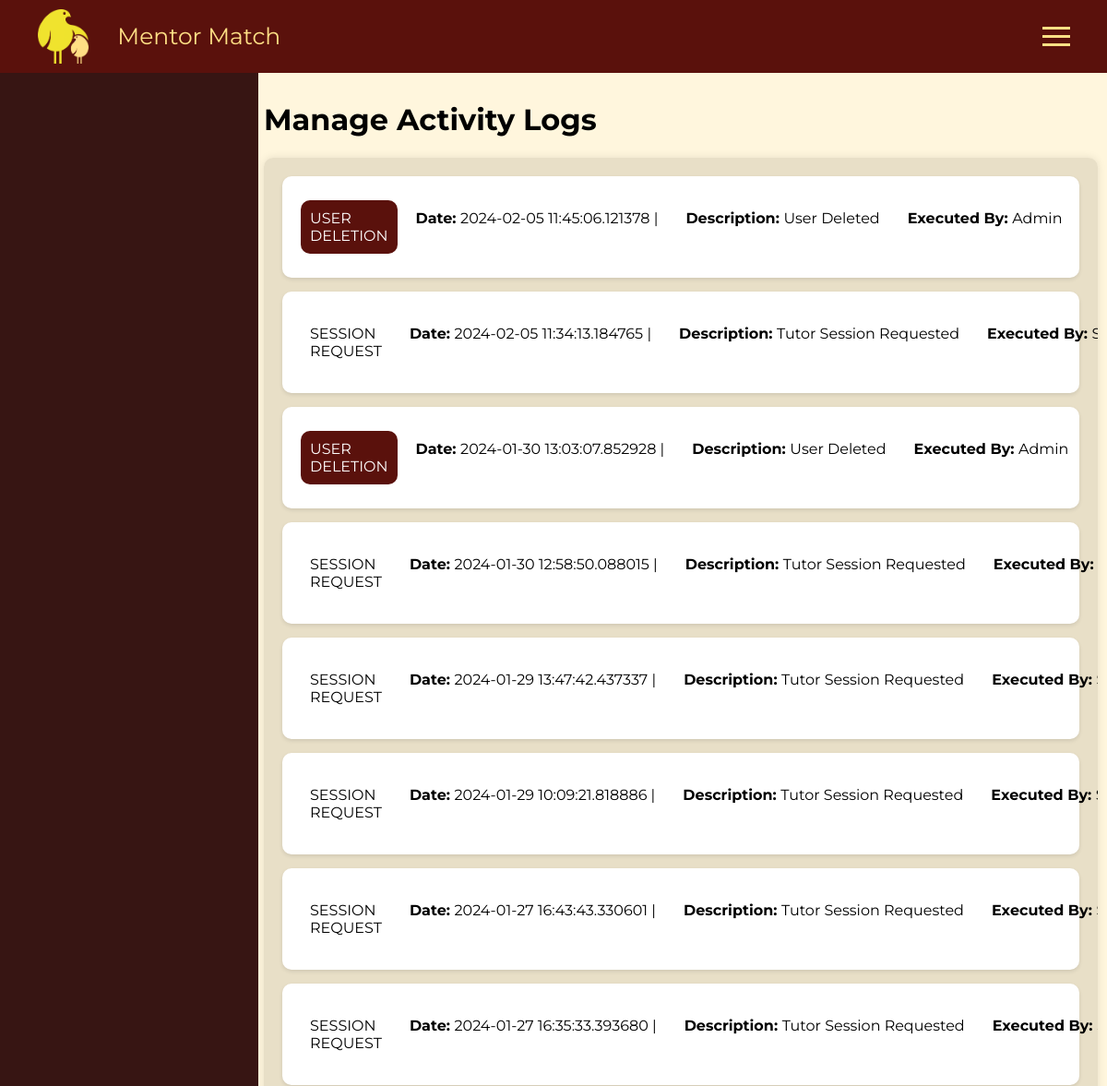
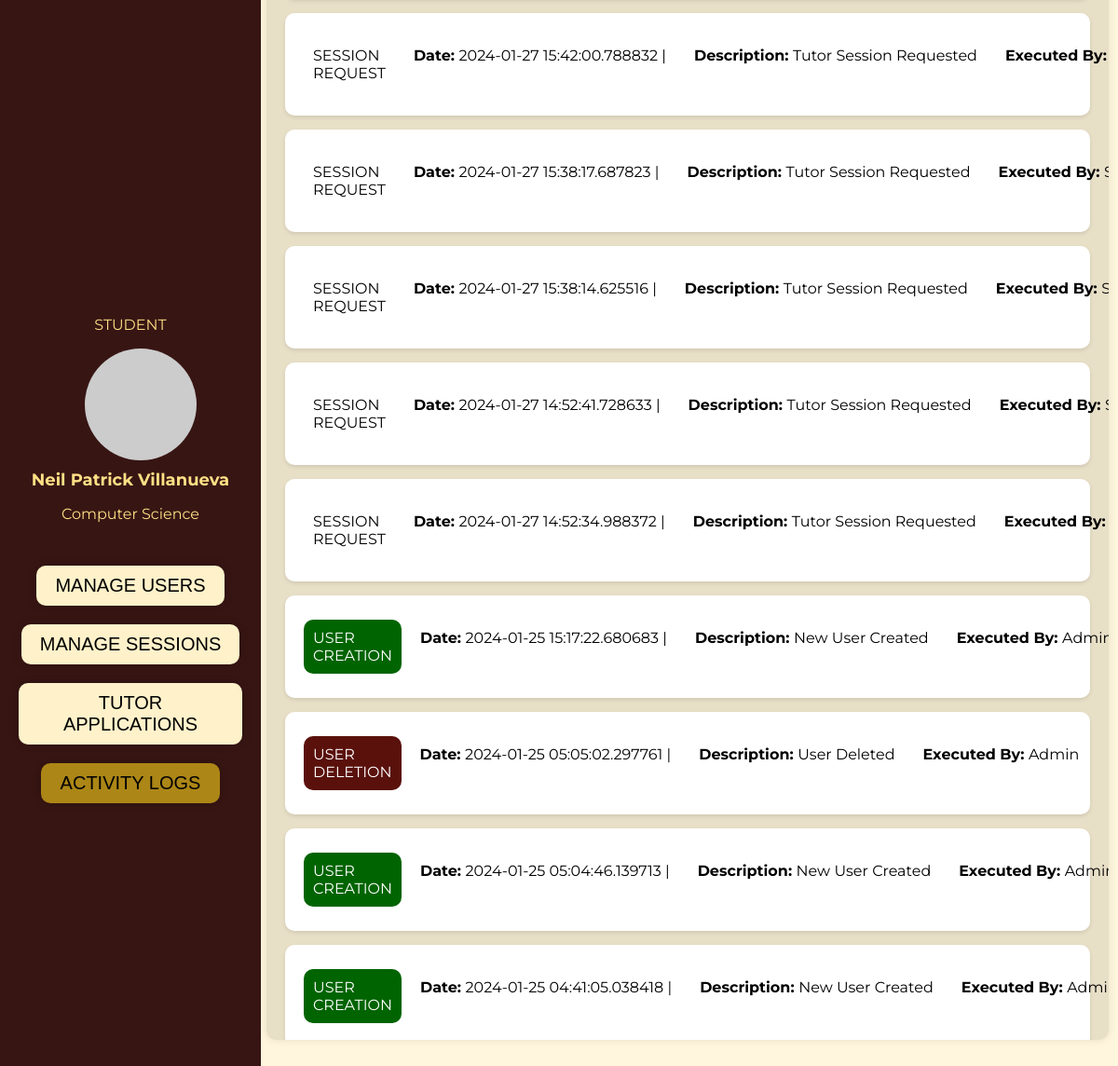
The app's page /admin/manage/logs (signed in) with its own data (2 pictures, top to bottom).
### app/models/users.py (models this page shows, shortened)
class Users(UserMixin, db.Model):
    __tablename__ = "USERS"
    id = db.Column(db.Integer, primary_key=True)
    login_name = db.Column(db.String(50), unique=True, nullable=False)
    first_name = db.Column(db.String(100), unique=False, nullable=False)
    last_name = db.Column(db.String(100), unique=False, nullable=False)
    university_number = db.Column(db.String(20), unique=True, nullable=False)
    university_email = db.Column(db.String(225), unique=True, nullable=False)
    program = db.Column(db.String(100), nullable=True)
    password = db.Column(db.String(200), nullable=False)
    account_status = db.Column(db.Integer)
    tags = db.Column(db.String(200), nullable=True)

### app/models/activity_logs.py (models this page shows)
class ActivityLog(db.Model):
    __tablename__ = "ACTIVITY_LOGS"
    id = db.Column(db.Integer, primary_key=True)
    user_id = db.Column(db.Integer, db.ForeignKey('USERS.id'))  # Use 'users.id' since 'users' is the tablename of Users model
    user = db.relationship('Users', backref='activity_logs')
    timestamp = db.Column(db.DateTime, default=datetime.utcnow)
    activity_type = db.Column(db.String(100))
    description = db.Column(db.String(500))

### app/routes/admin/admin_redirects.py (the view)
@admin_redirects_route.route("/admin/manage/logs", methods=['POST', 'GET'])
@login_required
def manage_activity_logs():
    logs = db.session.query(activity_logs.ActivityLog, users.Users) \
    .join(users.Users, activity_logs.ActivityLog.user_id == users.Users.id) \
    .order_by(activity_logs.ActivityLog.timestamp.desc()) \
    .all()
    return render_template("admin_home.html", activity_logs= logs, show_manage_users=False, show_manage_logs=True, show_session_requests=False, show_tutor_applications=False)

### app/templates/admin_home.html (shortened to what this page needs)
{% extends 'base.html' %}
{% block main %}
<div class="dashboard-container">
    <div class="admin-info">
        <p>{{account_type[current_user.account_status]}}</p>
        <div class="user-circle"></div>
        <div class="user-info">
            <h3>{{current_user.first_name + " " + current_user.last_name}}</h3>
            <p>{{current_user.program}}</p>
        </div>
    </div>
    <button class="dashboard-button" id="manageUsersBtn"
        style="background-color: {% if show_manage_users %} #AC8616 {% endif %};">MANAGE USERS</button>
    <button class="dashboard-button" id="manageSessionsBtn" style="background-color: {% if show_session_requests %} #AC8616 {% endif %};">MANAGE SESSIONS</button>
    <button class="dashboard-button" id="tutorApplicationBtn" style="background-color: {% if show_tutor_applications %} #AC8616 {% endif %};">TUTOR APPLICATIONS</button>
    <button class="dashboard-button" id="activityLogsBtn"
        style="background-color: {% if show_manage_logs %} #AC8616 {% endif %};">ACTIVITY LOGS</button>
</div>
<div class="content">
    <div id="manage-block" style="display: {% if show_manage_logs %}block{% else %}none{% endif %};">
        <h1>Manage Activity Logs</h1>
        <div class="manage-block-container" id="manageUsersContent" style="display: block;">
            {% if activity_logs %}
            {% for log, user in activity_logs %}
            <div class="manage-block-user-box">
                <div class="manage-block-user-info">
                    <p
                        class=" {% if log.activity_type == 'USER CREATION' %} user-creation-label {% elif log.activity_type == 'USER DELETION' %} user-deletion-label {% endif %}">
                        {{ log.activity_type }}</p>
                    <p class="user-name"><strong>Date: </strong> {{ log.timestamp }} |</p>
                    <p class="user-name"><strong>Description: </strong>{{ log.description }}</p>
                    <p class="user-name"><strong>Executed By: </strong>{% if user.account_status == 1 %} Admin {% elif
                        user.account_status == 2 %} Tutor {% else %} Student {% endif %}</p>
                </div>
            </div>
            {% endfor %}
            {% else %}
            <h1>No logs found.</h1>
            {% endif %}
        </div>
    </div>
</div>
{% endblock %}

### app/templates/base.html (style rules this page uses)
body { font-family: Montserrat; margin: 0; padding: 0; }

### app/templates/admin_home.html (style rules this page uses)
body, html { margin: 0; padding: 0; box-sizing: border-box; background-color: #FFF6DD; }
.dashboard-container { background-color: #371513; height: 100%; position: fixed; width: 20%; display: flex; flex-direction: column; align-items: center; justify-content: center; padding: 20px; top: 1; }
.admin-info { color: #FFE085; display: flex; flex-direction: column; align-items: center; margin-bottom: 20px; margin-top: -50%; }
.user-circle { width: 120px; height: 120px; background-color: #ccc; border-radius: 50%; margin-bottom: 10px; display: flex; justify-content: center; align-items: center; margin-left: 10%; }
.user-info { text-align: center; }
.user-info h3 { margin: 0; font-size: 18px; }
.dashboard-button { font-size: 20px; background-color: #FFF2CA; color: #000000; border: none; padding: 10px 20px; margin: 10px 0; cursor: pointer; text-align: center; min-width: 80%; max-width: 100%; border-radius: 10px; box-shadow: 0 0 10px rgba(0, 0, 0, 0.2); }
.content { margin-left: 23%; padding: 10px; }
.manage-block-container { max-width: 100%; min-height: 60vh; max-height: 60vh; margin: 0 auto; padding: 20px; background-color: #E8DFC7; box-shadow: 0 0 10px rgba(0, 0, 0, 0.1); border-radius: 10px; overflow-y: auto; }
.manage-block-user-box { background-color: #fff; padding: 10px; margin-bottom: 15px; box-shadow: 0 2px 4px rgba(0, 0, 0, 0.1); border-radius: 10px; display: flex; justify-content: space-between; }
.manage-block-user-info { display: flex; align-items: space-between; max-width: 100%; margin-left: 10px; }
.manage-block-user-info p { padding: 10px; font-size: 16px; }
.user-name { margin-left: 10px; font-size: 16px; white-space: nowrap; }
.user-creation-label { background-color: #006400; color: #FFFFFF; border-radius: 10px; }
.user-deletion-label { background-color: #5A110C; color: #FFFFFF; border-radius: 10px; }

### records on screen
Users: account_status "STUDENT", first_name+last_name "Neil Patrick Villanueva", program "Computer Science"
ActivityLog: activity_type "USER DELETION", timestamp "2024-02-05 11:45:06.121378", description "User Deleted", shows "Admin"
ActivityLog: activity_type "SESSION REQUEST", timestamp "2024-02-05 11:34:13.184765", description "Tutor Session Requested", shows "Student"
ActivityLog: activity_type "USER DELETION", timestamp "2024-01-30 13:03:07.852928", description "User Deleted", shows "Admin"
ActivityLog: activity_type "SESSION REQUEST", timestamp "2024-01-30 12:58:50.088015", description "Tutor Session Requested"
ActivityLog: activity_type "SESSION REQUEST", timestamp "2024-01-29 13:47:42.437337", description "Tutor Session Requested"
ActivityLog: activity_type "SESSION REQUEST", timestamp "2024-01-29 10:09:21.818886", description "Tutor Session Requested"
ActivityLog: activity_type "SESSION REQUEST", timestamp "2024-01-27 16:43:43.330601", description "Tutor Session Requested"
ActivityLog: activity_type "SESSION REQUEST", timestamp "2024-01-27 16:35:33.393680", description "Tutor Session Requested"
ActivityLog: activity_type "SESSION REQUEST", timestamp "2024-01-27 15:42:00.788832", description "Tutor Session Requested"
ActivityLog: activity_type "SESSION REQUEST", timestamp "2024-01-27 15:38:17.687823", description "Tutor Session Requested"
ActivityLog: activity_type "SESSION REQUEST", timestamp "2024-01-27 15:38:14.625516", description "Tutor Session Requested", shows "Student"
ActivityLog: activity_type "SESSION REQUEST", timestamp "2024-01-27 14:52:41.728633", description "Tutor Session Requested"
ActivityLog: activity_type "SESSION REQUEST", timestamp "2024-01-27 14:52:34.988372", description "Tutor Session Requested"
ActivityLog: activity_type "USER CREATION", timestamp "2024-01-25 15:17:22.680683", description "New User Created", shows "Admin"
ActivityLog: activity_type "USER DELETION", timestamp "2024-01-25 05:05:02.297761", description "User Deleted", shows "Admin"
ActivityLog: activity_type "USER CREATION", timestamp "2024-01-25 05:04:46.139713", description "New User Created", shows "Admin"
ActivityLog: activity_type "USER CREATION", timestamp "2024-01-25 04:41:05.038418", description "New User Created", shows "Admin"
